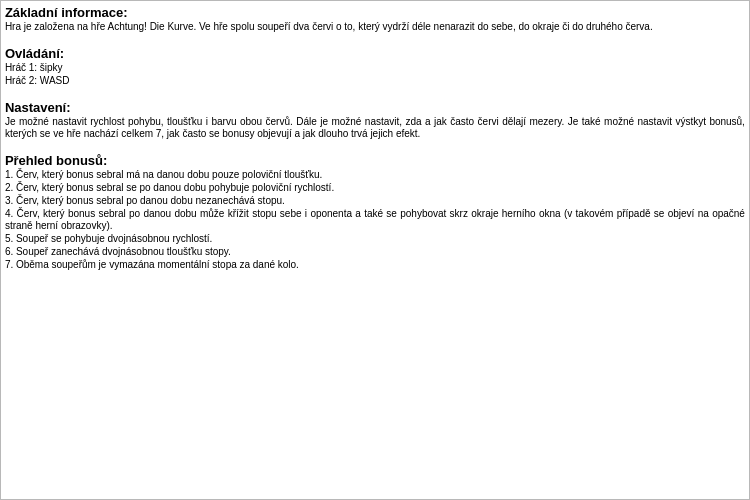
<?xml version="1.0" encoding="UTF-8"?>
<ui version="4.0">
 <class>napovedaHra</class>
 <widget class="QDialog" name="napovedaHra">
  <property name="geometry">
   <rect>
    <x>0</x>
    <y>0</y>
    <width>750</width>
    <height>500</height>
   </rect>
  </property>
  <property name="sizePolicy">
   <sizepolicy hsizetype="Preferred" vsizetype="Preferred">
    <horstretch>0</horstretch>
    <verstretch>0</verstretch>
   </sizepolicy>
  </property>
  <property name="minimumSize">
   <size>
    <width>750</width>
    <height>500</height>
   </size>
  </property>
  <property name="maximumSize">
   <size>
    <width>750</width>
    <height>500</height>
   </size>
  </property>
  <property name="windowTitle">
   <string>Nápověda ke Hře</string>
  </property>
  <widget class="QTextEdit" name="zaklInfoTe">
   <property name="geometry">
    <rect>
     <x>0</x>
     <y>0</y>
     <width>750</width>
     <height>500</height>
    </rect>
   </property>
   <property name="html">
    <string>&lt;!DOCTYPE HTML PUBLIC &quot;-//W3C//DTD HTML 4.0//EN&quot; &quot;http://www.w3.org/TR/REC-html40/strict.dtd&quot;&gt;
&lt;html&gt;&lt;head&gt;&lt;meta name=&quot;qrichtext&quot; content=&quot;1&quot; /&gt;&lt;style type=&quot;text/css&quot;&gt;
p, li { white-space: pre-wrap; }
&lt;/style&gt;&lt;/head&gt;&lt;body style=&quot; font-family:'MS Shell Dlg 2'; font-size:7.8pt; font-weight:400; font-style:normal;&quot;&gt;
&lt;p align=&quot;justify&quot; style=&quot; margin-top:0px; margin-bottom:0px; margin-left:0px; margin-right:0px; -qt-block-indent:0; text-indent:0px;&quot;&gt;&lt;span style=&quot; font-size:10pt; font-weight:600;&quot;&gt;Základní informace:&lt;/span&gt;&lt;/p&gt;
&lt;p align=&quot;justify&quot; style=&quot; margin-top:0px; margin-bottom:0px; margin-left:0px; margin-right:0px; -qt-block-indent:0; text-indent:0px;&quot;&gt;Hra je založena na hře Achtung! Die Kurve. Ve hře spolu soupeří dva červi o to, který vydrží déle nenarazit do sebe, do okraje či do druhého červa. &lt;/p&gt;
&lt;p align=&quot;justify&quot; style=&quot;-qt-paragraph-type:empty; margin-top:0px; margin-bottom:0px; margin-left:0px; margin-right:0px; -qt-block-indent:0; text-indent:0px;&quot;&gt;&lt;br /&gt;&lt;/p&gt;
&lt;p align=&quot;justify&quot; style=&quot; margin-top:0px; margin-bottom:0px; margin-left:0px; margin-right:0px; -qt-block-indent:0; text-indent:0px;&quot;&gt;&lt;span style=&quot; font-size:10pt; font-weight:600;&quot;&gt;Ovládání:&lt;/span&gt;&lt;/p&gt;
&lt;p align=&quot;justify&quot; style=&quot; margin-top:0px; margin-bottom:0px; margin-left:0px; margin-right:0px; -qt-block-indent:0; text-indent:0px;&quot;&gt;Hráč 1: šipky&lt;/p&gt;
&lt;p align=&quot;justify&quot; style=&quot; margin-top:0px; margin-bottom:0px; margin-left:0px; margin-right:0px; -qt-block-indent:0; text-indent:0px;&quot;&gt;Hráč 2: WASD&lt;/p&gt;
&lt;p align=&quot;justify&quot; style=&quot;-qt-paragraph-type:empty; margin-top:0px; margin-bottom:0px; margin-left:0px; margin-right:0px; -qt-block-indent:0; text-indent:0px;&quot;&gt;&lt;br /&gt;&lt;/p&gt;
&lt;p align=&quot;justify&quot; style=&quot; margin-top:0px; margin-bottom:0px; margin-left:0px; margin-right:0px; -qt-block-indent:0; text-indent:0px;&quot;&gt;&lt;span style=&quot; font-size:10pt; font-weight:600;&quot;&gt;Nastavení:&lt;/span&gt;&lt;/p&gt;
&lt;p align=&quot;justify&quot; style=&quot; margin-top:0px; margin-bottom:0px; margin-left:0px; margin-right:0px; -qt-block-indent:0; text-indent:0px;&quot;&gt;Je možné nastavit rychlost pohybu, tloušťku i barvu obou červů. Dále je možné nastavit, zda a jak často červi dělají mezery. Je také možné nastavit výstkyt bonusů, kterých se ve hře nachází celkem 7, jak často se bonusy objevují a jak dlouho trvá jejich efekt.&lt;/p&gt;
&lt;p align=&quot;justify&quot; style=&quot;-qt-paragraph-type:empty; margin-top:0px; margin-bottom:0px; margin-left:0px; margin-right:0px; -qt-block-indent:0; text-indent:0px;&quot;&gt;&lt;br /&gt;&lt;/p&gt;
&lt;p align=&quot;justify&quot; style=&quot; margin-top:0px; margin-bottom:0px; margin-left:0px; margin-right:0px; -qt-block-indent:0; text-indent:0px;&quot;&gt;&lt;span style=&quot; font-size:10pt; font-weight:600;&quot;&gt;Přehled bonusů:&lt;/span&gt;&lt;/p&gt;
&lt;p align=&quot;justify&quot; style=&quot; margin-top:0px; margin-bottom:0px; margin-left:0px; margin-right:0px; -qt-block-indent:0; text-indent:0px;&quot;&gt;1. Červ, který bonus sebral má na danou dobu pouze poloviční tloušťku.&lt;/p&gt;
&lt;p align=&quot;justify&quot; style=&quot; margin-top:0px; margin-bottom:0px; margin-left:0px; margin-right:0px; -qt-block-indent:0; text-indent:0px;&quot;&gt;2. Červ, který bonus sebral se po danou dobu pohybuje poloviční rychlostí.&lt;/p&gt;
&lt;p align=&quot;justify&quot; style=&quot; margin-top:0px; margin-bottom:0px; margin-left:0px; margin-right:0px; -qt-block-indent:0; text-indent:0px;&quot;&gt;3. Červ, který bonus sebral po danou dobu nezanechává stopu.&lt;/p&gt;
&lt;p align=&quot;justify&quot; style=&quot; margin-top:0px; margin-bottom:0px; margin-left:0px; margin-right:0px; -qt-block-indent:0; text-indent:0px;&quot;&gt;4. Červ, který bonus sebral po danou dobu může křížit stopu sebe i oponenta a také se pohybovat skrz okraje herního okna (v takovém případě se objeví na opačné straně herní obrazovky).&lt;/p&gt;
&lt;p align=&quot;justify&quot; style=&quot; margin-top:0px; margin-bottom:0px; margin-left:0px; margin-right:0px; -qt-block-indent:0; text-indent:0px;&quot;&gt;5. Soupeř se pohybuje dvojnásobnou rychlostí.&lt;/p&gt;
&lt;p align=&quot;justify&quot; style=&quot; margin-top:0px; margin-bottom:0px; margin-left:0px; margin-right:0px; -qt-block-indent:0; text-indent:0px;&quot;&gt;6. Soupeř zanechává dvojnásobnou tloušťku stopy.&lt;/p&gt;
&lt;p align=&quot;justify&quot; style=&quot; margin-top:0px; margin-bottom:0px; margin-left:0px; margin-right:0px; -qt-block-indent:0; text-indent:0px;&quot;&gt;7. Oběma soupeřům je vymazána momentální stopa za dané kolo.&lt;/p&gt;
&lt;p align=&quot;justify&quot; style=&quot;-qt-paragraph-type:empty; margin-top:0px; margin-bottom:0px; margin-left:0px; margin-right:0px; -qt-block-indent:0; text-indent:0px;&quot;&gt;&lt;br /&gt;&lt;/p&gt;&lt;/body&gt;&lt;/html&gt;</string>
   </property>
  </widget>
 </widget>
 <resources/>
 <connections/>
</ui>
